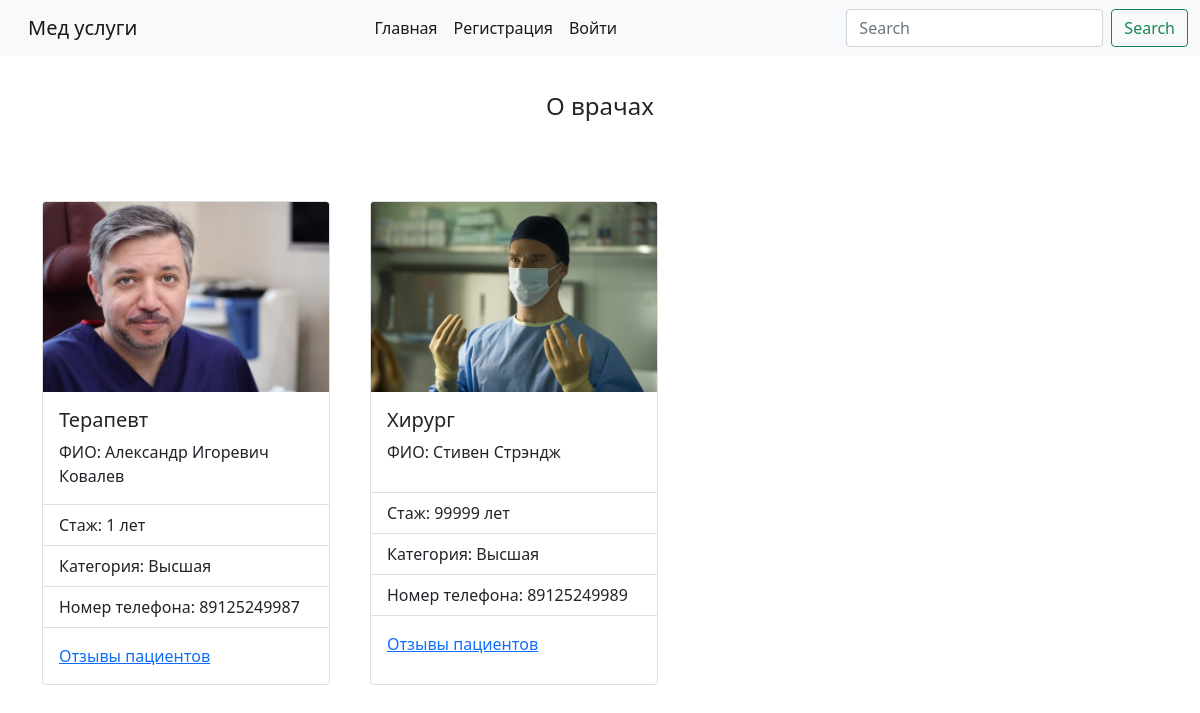
The page /about/ on the database its author committed.
### proposal/models.py (models this page shows, shortened)
class Post(models.Model):   # Доктор
    name = models.CharField(max_length=150, verbose_name='Название')
    image = models.ImageField(upload_to='post/%Y/%m/%d/', verbose_name='Изображение')
    fio = models.CharField(max_length=150, verbose_name='ФИО')
    experience = models.IntegerField(verbose_name='Стаж')
    category = models.CharField(max_length=150, verbose_name='Категория')
    phone_number = models.CharField(max_length=11, verbose_name='Номер телефона')
    class Meta:
        verbose_name = 'Врач'
        verbose_name_plural = 'Врачи'

### glav/views.py (the view)
# urls.py: path('about/', views.about, name='about'),
def about(request):  # О врачах
    about = Post.objects.all()
    return render(request, 'about.html', {'about': about})

### glav/templates/about.html (shortened to what this page needs)
{% extends 'root.html' %}
{% load static %}
{% block content %}
<center><h4>О врачах</h4></center>
<br>
<br>
<br>
<div class='container-circle'>
    {% for item in about %}
    <div class="card" style="width: 18rem; margin-right:40px">
        <img src="{{ item.image.url }}" class="card-img-top" alt="...">
        <div class="card-body">
            <h5 class="card-title">{{ item.name }}</h5>
            <p class="card-text">ФИО: {{ item.fio }}</p>
        </div>
        <ul class="list-group list-group-flush">
            <li class="list-group-item">Стаж: {{ item.experience }} лет</li>
            <li class="list-group-item">Категория: {{ item.category }}</li>
            <li class="list-group-item">Номер телефона: {{ item.phone_number }}</li>
        </ul>
        <div class="card-body">
            {% if user.is_authenticated %}
                <a href="{% url 'comment' item.id %}" class="card-link">Отзывы пациентов</a>
            {% else %}
                <a href="{% url 'login'  %}" class="card-link">Отзывы пациентов</a>
            {% endif %}
        </div>
    </div>
    {% endfor %}
</div>
{% endblock %}

### static/css/style.css (style rules this page uses)
.container-circle { display: flex }

### rows shown on the page
Post: image (picture), name "Терапевт", fio "Александр Игоревич Ковалев", experience "1", category "Высшая", phone_number "89125249987"
Post: image (picture), name "Хирург", fio "Стивен Стрэндж", experience "99999", category "Высшая", phone_number "89125249989"
